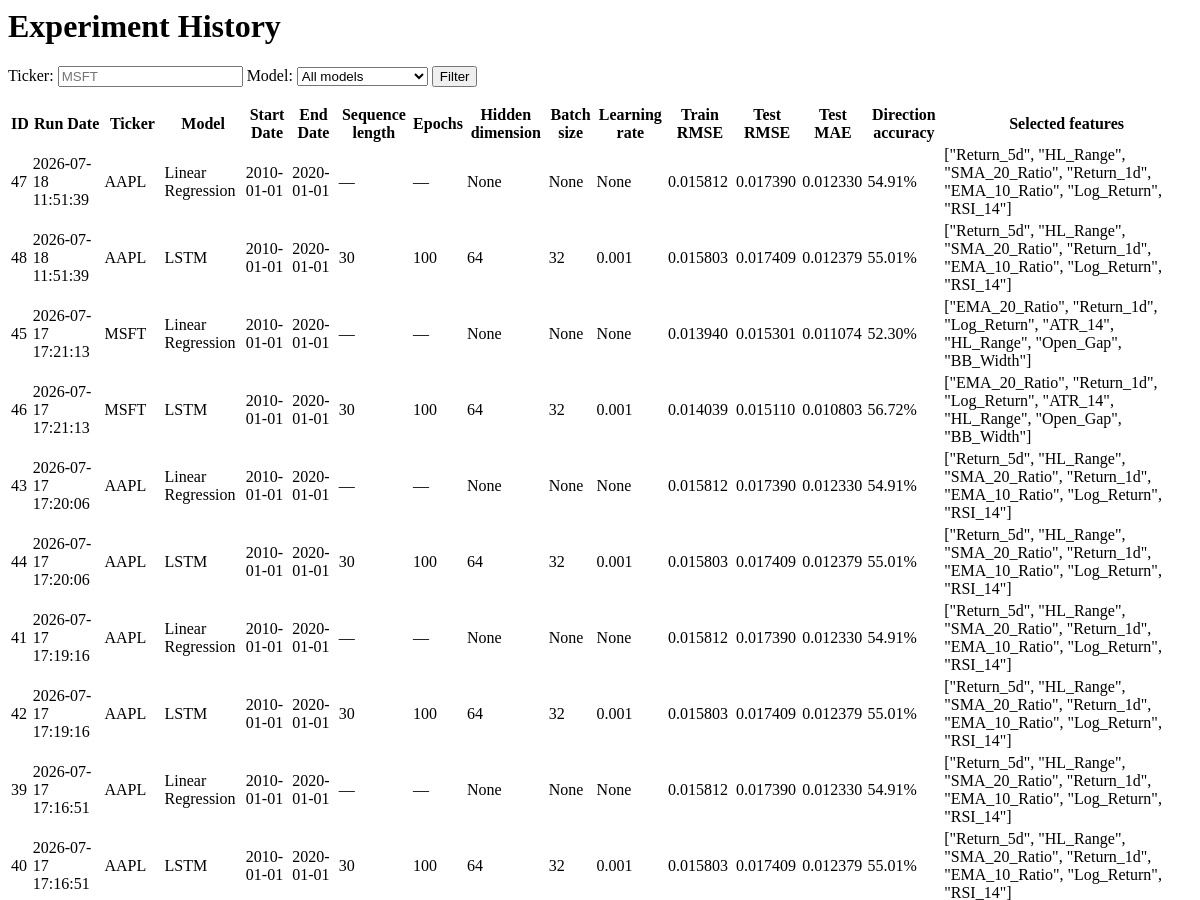
Before: /history (upper part) with the older database file.
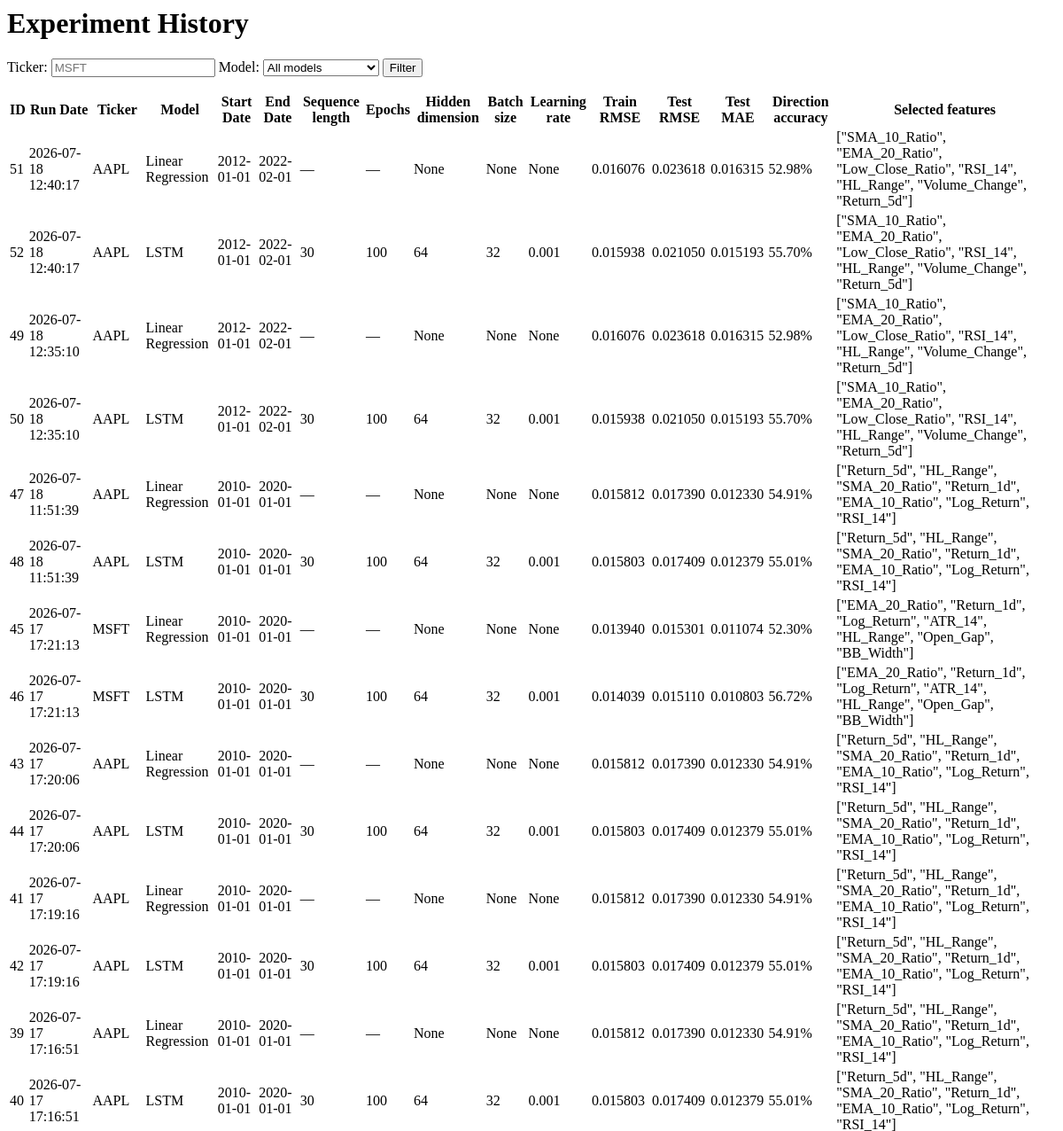
After: the same page with the newer database file.
### tables this page shows
CREATE TABLE experiments (
                experiment_id INTEGER PRIMARY KEY AUTOINCREMENT,

                ticker TEXT NOT NULL,
                model_type TEXT NOT NULL,

                start_date TEXT NOT NULL,
                end_date TEXT NOT NULL,

                sequence_length INTEGER,
                hidden_dimension INTEGER,
                number_of_layers INTEGER,
                dropout REAL,
                epochs INTEGER,
                batch_size INTEGER,
                learning_rate REAL,
                top_features INTEGER,

                selected_features TEXT,

                train_rmse REAL,
                test_rmse REAL,
                test_mae REAL,
                directional_accuracy REAL,

                mean_prediction REAL,
                mean_actual REAL,
                prediction_std REAL,
                actual_std REAL,

                created_at TIMESTAMP DEFAULT CURRENT_TIMESTAMP
            );

### app.py (the view)
@app.route("/history")
def history():
    ticker = request.args.get("ticker", "").strip()
    model_type = request.args.get("model_type", "").strip()
    experiments = get_experiments(
        ticker=ticker or None,
        model_type=model_type or None,
    )
    return render_template(
        "history.html",
        experiments=experiments,
        selected_ticker=ticker,
        selected_model=model_type,
    )

### database.py (called while the page is built)
def get_connection():
    connection = sqlite3.connect(DATABASE_PATH)
    connection.row_factory = sqlite3.Row
    return connection

def get_experiments(ticker=None, model_type=None):
    query = """
        SELECT *
        FROM experiments
        WHERE 1 = 1
    """
    parameters = []
    if ticker:
        query += " AND ticker = ?"
        parameters.append(ticker.upper())
    if model_type:
        query += " AND model_type = ?"
        parameters.append(model_type)
    query += " ORDER BY created_at DESC"
    with get_connection() as connection:
        rows = connection.execute(query, parameters).fetchall()
    return [dict(row) for row in rows]

### templates/history.html (shortened to what this page needs)
</head>
<body>
    <h1>Experiment History</h1>
    <form method="GET" action="{{ url_for('history') }}">
        <label for="ticker">Ticker:</label>
        <input
            id="ticker"
            name="ticker"
            type="text"
            value="{{ selected_ticker }}"
            placeholder="MSFT"
        >
        <label for="model_type">Model:</label>
        <select id="model_type" name="model_type">
            <option value="">All models</option>
        </select>
        <button type="submit">Filter</button>
    </form>
    {% if experiments %}
        <table>
            <thead>
                <tr>
                    <th>ID</th>
                    <th>Run Date</th>
                    <th>Ticker</th>
                    <th>Model</th>
                    <th>Start Date</th>
                    <th>End Date</th>
                    <th>Sequence length</th>
                    <th>Epochs</th>
                    <th>Hidden dimension</th>
                    <th>Batch size</th>
                    <th>Learning rate</th>
                    <th>Train RMSE</th>
                    <th>Test RMSE</th>
                    <th>Test MAE</th>
                    <th>Direction accuracy</th>
                    <th>Selected features</th>
                </tr>
            </thead>
            <tbody>
                {% for experiment in experiments %}
                    <tr>
                        <td>{{ experiment.experiment_id }}</td>
                        <td>{{ experiment.created_at }}</td>
                        <td>{{ experiment.ticker }}</td>
                        <td>{{ experiment.model_type }}</td>
                        <td>{{ experiment.start_date }}</td>
                        <td>{{ experiment.end_date }}</td>
                        <td>
                            {{ experiment.sequence_length or "—" }}
                        </td>
                        <td>
                            {{ experiment.epochs or "—" }}
                        </td>
                        <td>
                            {{ experiment.hidden_dimension }}
                        </td>
                        <td>
                            {{ experiment.batch_size }}
                        </td>
                        <td>
                            {{ experiment.learning_rate }}
                        </td>
                        <td>
                            {{ "%.6f"|format(experiment.train_rmse) }}
                        </td>
                        <td>
                            {{ "%.6f"|format(experiment.test_rmse) }}
                        </td>
                        <td>
                            {{ "%.6f"|format(experiment.test_mae) }}
                        </td>
                        <td>
                            {{ "%.2f"|format(
                                experiment.directional_accuracy * 100
                            ) }}%
                        </td>
                        <td>
                            {{ experiment.selected_features }}
                        </td>
                    </tr>
                {% endfor %}
            </tbody>
        </table>
    {% else %}
        <p>No experiments matched those filters.</p>
    {% endif %}
</body>
</html>

Changed rows visible on the page:
added experiments: experiment_id "51", created_at "2026-07-18 12:40:17", ticker "AAPL", model_type "Linear Regression", start_date "2012-01-01", end_date "2022-02-01", sequence_length "—", epochs "—", hidden_dimension "None", batch_size "None", learning_rate "None", train_rmse "0.016076", test_rmse "0.023618", test_mae "0.016315", directional_accuracy "52.98", selected_features "[\"SMA_10_Ratio\", \"EMA_20_Ratio\", \"Low_Close_Ratio\", \"RSI_14\", \"HL_Range\", \"Volume_Change\", \"Return_5d\"]"
added experiments: experiment_id "52", created_at "2026-07-18 12:40:17", ticker "AAPL", model_type "LSTM", start_date "2012-01-01", end_date "2022-02-01", sequence_length "30", epochs "100", hidden_dimension "64", batch_size "32", learning_rate "0.001", train_rmse "0.015938", test_rmse "0.021050", test_mae "0.015193", directional_accuracy "55.70", selected_features "[\"SMA_10_Ratio\", \"EMA_20_Ratio\", \"Low_Close_Ratio\", \"RSI_14\", \"HL_Range\", \"Volume_Change\", \"Return_5d\"]"
added experiments: experiment_id "49", created_at "2026-07-18 12:35:10", ticker "AAPL", model_type "Linear Regression", start_date "2012-01-01", end_date "2022-02-01", sequence_length "—", epochs "—", hidden_dimension "None", batch_size "None", learning_rate "None", train_rmse "0.016076", test_rmse "0.023618", test_mae "0.016315", directional_accuracy "52.98", selected_features "[\"SMA_10_Ratio\", \"EMA_20_Ratio\", \"Low_Close_Ratio\", \"RSI_14\", \"HL_Range\", \"Volume_Change\", \"Return_5d\"]"
added experiments: experiment_id "50", created_at "2026-07-18 12:35:10", ticker "AAPL", model_type "LSTM", start_date "2012-01-01", end_date "2022-02-01", sequence_length "30", epochs "100", hidden_dimension "64", batch_size "32", learning_rate "0.001", train_rmse "0.015938", test_rmse "0.021050", test_mae "0.015193", directional_accuracy "55.70", selected_features "[\"SMA_10_Ratio\", \"EMA_20_Ratio\", \"Low_Close_Ratio\", \"RSI_14\", \"HL_Range\", \"Volume_Change\", \"Return_5d\"]"
